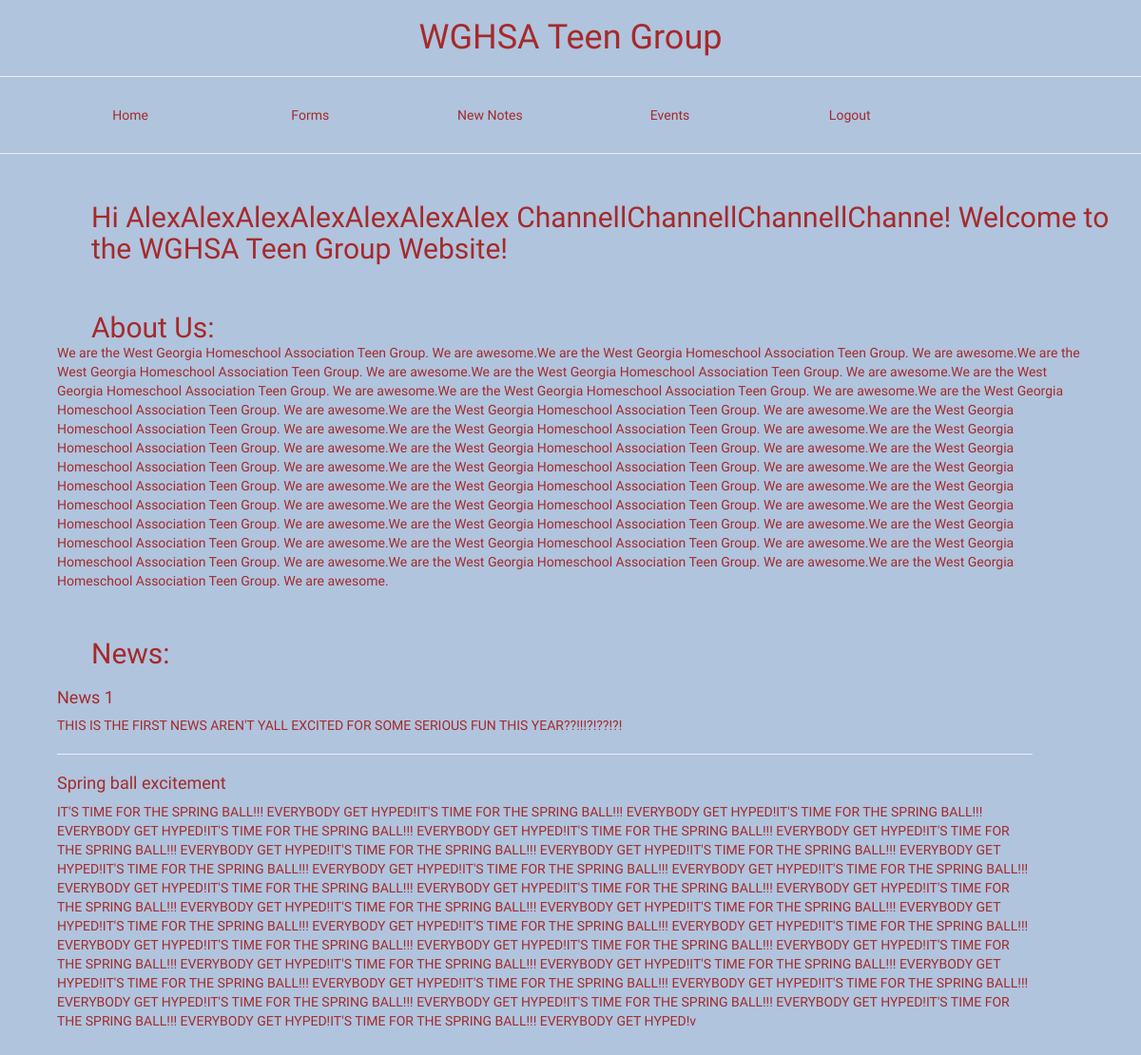
The page / (signed in) on the database as committed earlier.
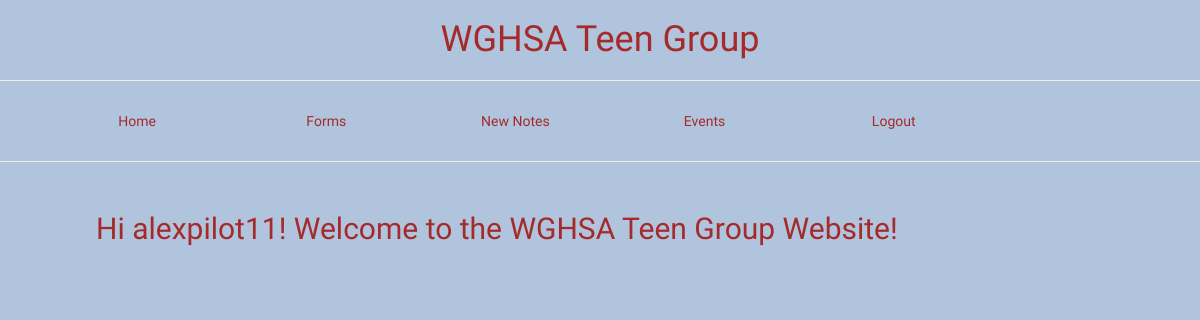
The same page on the database as committed later.
### homeschool_site/models.py (models this page shows, shortened)
class HomeSchoolUser(AbstractUser):
    STUDENT, ALUMNI, CHAPERONE = 'student', 'alumni', 'chaperone'
    STATUS_CHOICES = (
        (STUDENT, 'Student'),
        (ALUMNI, 'Alumni'),
        (CHAPERONE, 'Chaperone'),
    )
    status = models.CharField(
        choices=STATUS_CHOICES,
        max_length=255,
        help_text='The status of the user.',
        default=STUDENT,
    )
    is_approved = models.BooleanField(default=False)
    def get_full_name(self):
        return self.first_name + " " + self.last_name
    def __str__(self):
        if self.get_full_name() is not " ":
            return self.get_full_name()
        else:
            return self.username

class AboutUs(models.Model):
    message = models.TextField()
    active = models.BooleanField(default=False)
    class Meta:
        verbose_name = "About Us"
        verbose_name_plural = "About Us"

class News(models.Model):
    title = models.CharField(max_length=255)
    body = models.TextField()
    time_of_news = models.DateTimeField(default=datetime.now, editable=False)
    class Meta:
        verbose_name_plural = "News"

### homeschool_site/views.py (the view)
# urls.py: url(r'^$', views.index, name='index'),
def index(request):
    news = News.objects.all().order_by('-time_of_news')[:10]
    about_us = None
    try:
        about_us = AboutUs.objects.get(active=True)
    except AboutUs.DoesNotExist:
        pass
    return render_to_response('homeschool_site/index.html', {
        'request': request,
        'news': news,
        'about_us': about_us,
    })

### homeschool_site/templates/homeschool_site/index.html
{% extends "base.html" %}
{% block content %}
    {% if request.user.is_approved or request.user.is_superuser %}
        <h2 class="form-header">Hi {{ request.user }}! Welcome to the WGHSA Teen Group Website!</h2>
    {% else %}
            <h2 class="form-header">Hi! Welcome to the WGHSA Teen Group Website!</h2>
    {% endif %}
    {% if about_us %}
        <h2 class="form-header">About Us:</h2>
        <p class="about_us">{{ about_us.message }}</p>
    {% endif %}
    {% if request.user.is_approved or request.user.is_superuser %}
        {% if news %}
            <h2 class="form-header">News:</h2>
            <div class="news">
                <div class="new">
                    {% for new in news %}
                        {% if forloop.first %}
                        {% else %}
                            <hr>
                        {% endif %}
                        <h4>{{ new.title }}</h4>
                        <p>{{ new.body }}</p>
                    {% endfor %}
                </div>
            </div>
        {% endif %}
    {% endif %}
{% endblock %}

### homeschool_site/templates/base.html (shortened to what this page needs)
{% load staticfiles %}
<!DOCTYPE html>
<html lang="en">
<head>
    <link rel="stylesheet" href="https://maxcdn.bootstrapcdn.com/bootstrap/3.3.6/css/bootstrap.min.css">
    <link rel="stylesheet" href="{% static 'homeschool_site/css/base.css' %}">
</head>
<body>
{% block header %}
    <h1 class="header">WGHSA Teen Group</h1>
    <hr>
    <div class="nav-container container-fluid nav">
        <ul class="nav">
            <li class="col-md-2 nav"><a class="nav left" href="{% url "index" %}">Home</a></li>
            <li class="col-md-2 nav"><a class="nav" href="{% url "forms" %}">Forms</a></li>
            {% if request.user.is_staff %}
                <li class="col-md-2 nav"><a class="nav" href="{% url "new_notes" %}">New Notes</a></li>
            {% endif %}
            {% if request.user.is_approved or request.user.is_staff %}
                <li class="col-md-2 nav"><a class="nav" href="{% url "events" %}">Events</a></li>
            {% endif %}
            {% if request.user.is_authenticated %}
                <li class="col-md-2 nav"><a class="nav" href="{% url "logout" %}">Logout</a></li>
            {% endif %}
        </ul>
    </div>
    <hr>
{% endblock %}
{% block content %}
{% endblock %}
</body>
</html>

### homeschool_site/static/homeschool_site/css/base.css (style rules this page uses)
body { background-color: lightsteelblue; font-family: Abel; color: brown; margin-bottom: 50px; }
.header { text-align: center; margin: 20px auto; color: brown; }
.nav ul.nav { margin-left: 50px; text-align: center; color: brown; }
.nav a.nav { color: brown; }
.nav a.nav.left { border-left: none; }
.form-header { margin: 50px 0 0 8%; }

Rows that differ between the two databases and show on the page:
removed AboutUs: message "We are the West Georgia Homeschool Association Teen Group. We are awesome.We are the West Georgia Homeschool Association Teen Group. We are awesome.We are the West Georgia Homeschool Association Teen Group. We are awesome.We are the West Georgia Homeschool Association Teen Group. We are awesome.We are the West Georgia Homeschool Association Teen Group. We are awesome.We are the West Georgia Homeschool Association Teen Group. We are awesome.We are the West Georgia Homeschool Association Teen Group. We are awesome.We are the West Georgia Homeschool Association Teen Group. We are awesome.We are the West Georgia Homeschool Association Teen Group. We are awesome.We are the West Georgia…"
removed News: title "News 1", body "THIS IS THE FIRST NEWS AREN'T YALL EXCITED FOR SOME SERIOUS FUN THIS YEAR??!!!?!??!?!"
removed News: title "Spring ball excitement", body "IT'S TIME FOR THE SPRING BALL!!! EVERYBODY GET HYPED!IT'S TIME FOR THE SPRING BALL!!! EVERYBODY GET HYPED!IT'S TIME FOR THE SPRING BALL!!! EVERYBODY GET HYPED!IT'S TIME FOR THE SPRING BALL!!! EVERYBODY GET HYPED!IT'S TIME FOR THE SPRING BALL!!! EVERYBODY GET HYPED!IT'S TIME FOR THE SPRING BALL!!! EVERYBODY GET HYPED!IT'S TIME FOR THE SPRING BALL!!! EVERYBODY GET HYPED!IT'S TIME FOR THE SPRING BALL!!! EVERYBODY GET HYPED!IT'S TIME FOR THE SPRING BALL!!! EVERYBODY GET HYPED!IT'S TIME FOR THE SPRING BALL!!! EVERYBODY GET HYPED!IT'S TIME FOR THE SPRING BALL!!! EVERYBODY GET HYPED!IT'S TIME FOR THE SPRING BALL!!! EVERYBODY GET HYPED!IT'S TIME FOR THE SPRING BALL!!! EVERYBODY GET HYPED!IT'S TIME…"
changed HomeSchoolUser: user "AlexAlexAlexAlexAlexAlexAlex ChannellChannellChannellChanne" → "alexpilot11"; is_approved True → False (drawn)
Other text that changed with them:
text no longer shown: "About Us: News:"
